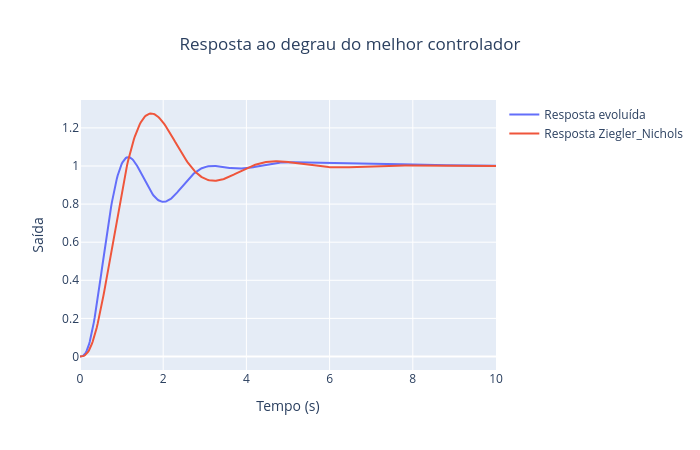

The cell this chart's notebook holds for it:
### Code cell
# @title Figura 1: Resposta ao degrau

# parâmetros do melhor indivíduo
kp, kd, ki = pop[best_ind]
best_fitness = fitness_PID(kp, kd, ki)

sys = G_MF(kp, kd, ki)

# parâmetros do Ziegler-Nichols (obtidos pela regra de malha aberta da Exp. 2)
sys2 = G_MF(7.4393,2.8269,4.8943)

t, y = control.step_response(sys, Tmax)
t2, y2 = control.step_response(sys2, Tmax)

# valor final aproximado
y_final = y[-1]

# ---- tempo de subida (10% -> 90%) ----
t10 = t[np.where(y >= 0.1*y_final)[0][0]]
t90 = t[np.where(y >= 0.9*y_final)[0][0]]
t_r = t90 - t10

# ---- tempo de acomodação (banda de 2%) ----
tol = 0.02 * y_final
idx = np.where(np.abs(y - y_final) > tol)[0]

if len(idx) > 0:
    t_s = t[idx[-1] + 1]
else:
    t_s = 0

# ---- margem de fase ----
gm, pm, wg, wp = control.margin(sys)
MF = pm

# ---- overshoot ----
ypeak = np.max(y)
ipeak = np.argmax(y)
tpeak = t[ipeak]

yhead = y[:ipeak+1]
ytail = y[ipeak:]

hf = len(ytail)

yfinal = np.mean(ytail[int(0.95*hf):])

overshoot = (ypeak - yfinal)/yfinal

# =========================
# Prints
# =========================

print(f"kp: {kp:.4f}")
print(f"kd: {kd:.4f}")
print(f"ki: {ki:.4f}")
print(f"Fitness deste melhor indivíduo: {best_fitness:.4f}")
print(f"")
print(f"Tempo de subida (t_r): {t_r:.4f} s")
print(f"Tempo de acomodação (t_s): {t_s:.4f} s")
print(f"Margem de fase (MF): {MF:.2f} graus")
print(f"Overshoot (OS): {100*overshoot:.2f} %")

# =========================
# Plot
# =========================
fig = go.Figure()

fig.add_trace(
    go.Scatter(
        x=t,
        y=y,
        mode="lines",
        name="Resposta evoluída",
        line=dict(width=2)
    )
)

fig.add_trace(
    go.Scatter(
        x=t2,
        y=y2,
        mode="lines",
        name="Resposta Ziegler_Nichols",
        line=dict(width=2)
    )
)

fig.update_layout(
    title=dict(
        text='Resposta ao degrau do melhor controlador',
        x=0.5
    ),
    xaxis_title='Tempo (s)',
    yaxis_title='Saída',
    width=700,
    height=450,
)

fig.show()

### Figure 1 — Plotly figure (JSON) as saved in the notebook; plotly's stock layout.template omitted (floating-point values rounded to 4 significant figures; data arrays with more than 128 entries replaced by an {"elided": "..."} marker saying what was removed)
{"data": [{"line": {"width": 2}, "mode": "lines", "name": "Resposta evoluída", "type": "scatter", "x": {"elided": "510 float values"}, "y": {"elided": "510 float values"}}, {"line": {"width": 2}, "mode": "lines", "name": "Resposta Ziegler_Nichols", "type": "scatter", "x": {"elided": "426 float values"}, "y": {"elided": "426 float values"}}], "layout": {"height": 450, "title": {"text": "Resposta ao degrau do melhor controlador", "x": 0.5}, "width": 700, "xaxis": {"title": {"text": "Tempo (s)"}}, "yaxis": {"title": {"text": "Saída"}}}}
